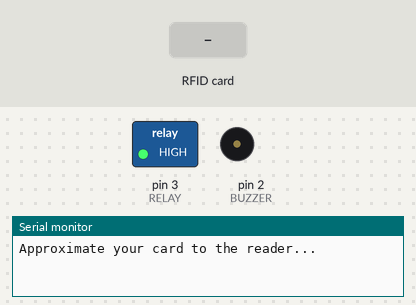
Recording of a sketch running on a simulated Arduino Uno, built with avr-gcc and run on an emulated ATmega328P. Parts: switched loads named in the sketch (green lamp = pin HIGH), buzzer (waves = sounding), the last lines printed to the serial monitor. The inputs (shaded band) are chosen by the test bench. Pins used as bus, display or sensor lines are not drawn.

Above: at 1.2 s.
1.3 s: RFID card 2C 93 4A 49 held to the reader
At 2.3 s:
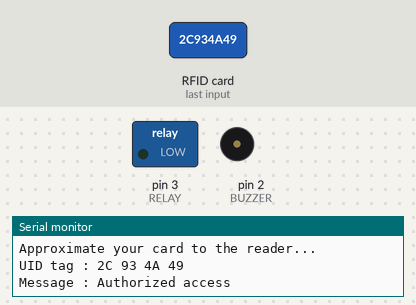
4.3 s: RFID card 5E 7A 19 C4 held to the reader
At 5.1 s:
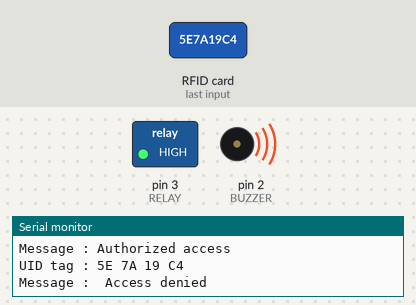
6.8 s: RFID card 83 B6 3D 18 held to the reader
At 9.7 s:
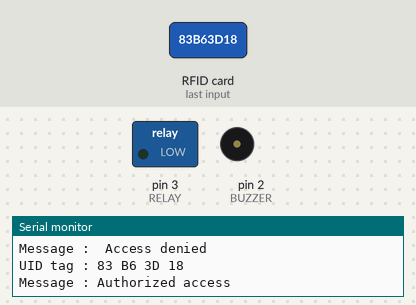
9.8 s: RFID card 5E 7A 19 C4 held to the reader
At 10.3 s:
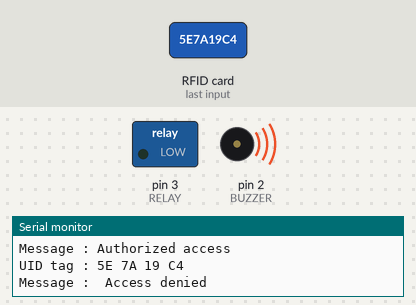
Timing chart, 0 to 12.8 s (numbered marks = the images above; inputs shaded):
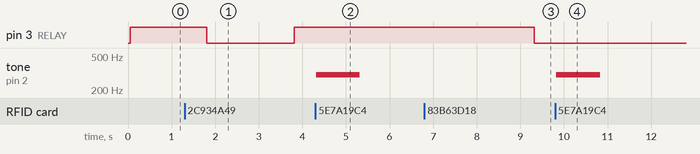

Measured:
- after the input at 1.3 s, pin 3 (RELAY): HIGH → LOW after 0.51 s, → HIGH 2.0 s later
- after the input at 4.3 s, tone on pin 2 (BUZZER): silent → 300 Hz at once, → silent 1.0 s later
- after the input at 6.8 s, pin 3 (RELAY): HIGH → LOW after 2.5 s
- after the input at 9.8 s, tone on pin 2 (BUZZER): silent → 300 Hz at once, → silent 1.0 s later

The sketch:

LOCK.ino
```cpp
#include <SPI.h>
#include <MFRC522.h>
#define BUZZER 2
#define RELAY  3
#define ACCESS_DELAY 2000
#define DENIED_DELAY 1000
#define SS_PIN 10
#define RST_PIN 5
MFRC522 mfrc522(SS_PIN, RST_PIN);   // Create MFRC522 instance.

void setup()
{
  Serial.begin(9600);   // Initiate a serial communication
  SPI.begin();      // Initiate  SPI bus
  mfrc522.PCD_Init();   // Initiate MFRC522
  pinMode(RELAY, OUTPUT);
  pinMode(BUZZER, OUTPUT);
  noTone(BUZZER);
  digitalWrite(RELAY, HIGH);
  Serial.println("Approximate your card to the reader...");
  Serial.println();

}
void loop()
{
  // Look for new cards
  if ( ! mfrc522.PICC_IsNewCardPresent())
  {
    return;
  }
  // Select one of the cards
  if ( ! mfrc522.PICC_ReadCardSerial())
  {
    return;
  }
  //Show UID on serial monitor
  Serial.print("UID tag :");
  String content= "";
  byte letter;
  for (byte i = 0; i < mfrc522.uid.size; i++)
  {
     Serial.print(mfrc522.uid.uidByte[i] < 0x10 ? " 0" : " ");
     Serial.print(mfrc522.uid.uidByte[i], HEX);
     content.concat(String(mfrc522.uid.uidByte[i] < 0x10 ? " 0" : " "));
     content.concat(String(mfrc522.uid.uidByte[i], HEX));
  }
  Serial.println();
  Serial.print("Message : ");
  content.toUpperCase();
  if (content.substring(1) == "2C 93 4A 49")
  {
    Serial.println("Authorized access");
    Serial.println();
    delay(500);
    digitalWrite(RELAY, LOW);
    delay(ACCESS_DELAY);
    digitalWrite(RELAY, HIGH);
  }
  else if (content.substring(1) == "83 B6 3D 18")
  {
    Serial.println("Authorized access");
    Serial.println();
    delay(500);
    digitalWrite(RELAY, HIGH);
    delay(ACCESS_DELAY);
    digitalWrite(RELAY, LOW);
  }

 else   {
    Serial.println(" Access denied");
    tone(BUZZER, 300);
    delay(DENIED_DELAY);
    noTone(BUZZER);
  }
}
```
